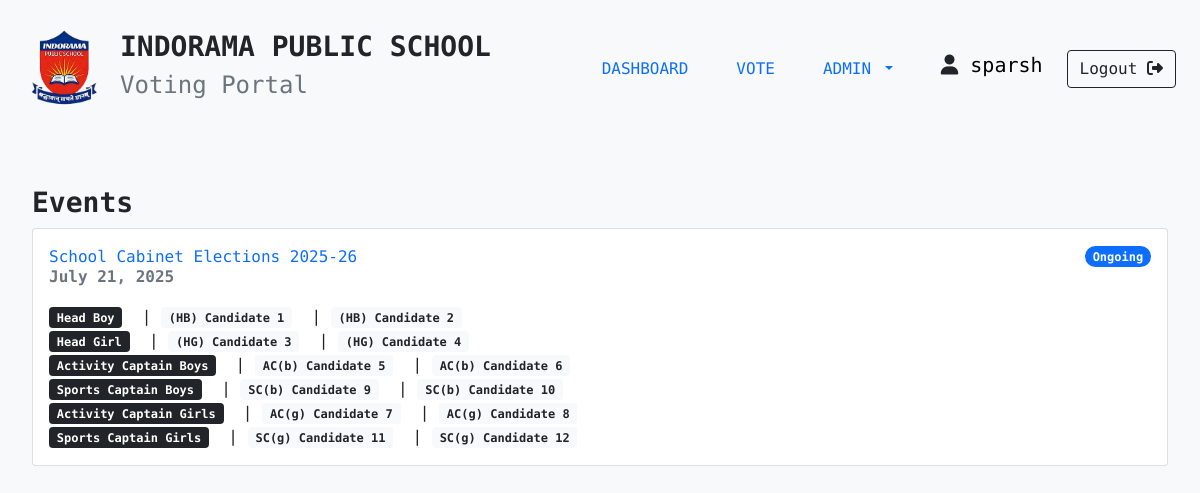
The page /results/ (signed in) on the database its author committed.
### apps/vote/models.py (models this page shows, shortened)
class Event(models.Model):
    EventID = models.AutoField(primary_key=True)
    Date = models.DateField()
    EventName = models.TextField()

class Category(models.Model):
    Event = models.ForeignKey(Event, on_delete=models.CASCADE, null=True)
    CategoryName = models.TextField()
    def __str__(self):
        return self.CategoryName

class Option(models.Model):
    OptionID = models.AutoField(primary_key=True)
    OptionEvent = models.ForeignKey(Event, on_delete=models.CASCADE)
    OpitonCategory = models.ForeignKey(Category, on_delete=models.CASCADE)
    OptionName = models.TextField()
    OptionImage = models.ImageField(upload_to="OptionImages", blank=True, null=True)
    Votes = models.IntegerField(default=0)

### apps/results/views.py (the view)
# urls.py: path("results/", include("apps.results.urls")),
@login_required(login_url="/login")
def results(request):
    if not (request.user.is_staff or request.user.is_superuser):
        return HttpResponse(
            """<h3 style="text-align: center;">403 Forbidden</h3>
            <h4 style="text-align: center;">Missing required permissions.</h4>"""
        )
    params = {}
    events = Event.objects.all()
    for event in events:
        params[event] = {}
        categorys = Category.objects.filter(Event=event)
        for category in categorys:
            options = Option.objects.filter(OpitonCategory=category)
            params[event].update({category: options})
    return render(request, "results/results.html", {"params":params})

### templates/results/results.html (shortened to what this page needs)
{% extends 'bases/base.html' %}
{% load static %}
{% block content %}
<div class="page">
    <label for="event_name" class="form-label h3 fw-bold">Events</label>
    <div>
        {% for event, values in params.items %}
            <div class="card">
              <div class="card-body">
                <a href="/results/{{ event.EventName }}" class="card-title text-decoration-none" aria-current="true">
                  <div class="d-flex justify-content-between align-items-center">
                    <span>{{ event.EventName }}</span>
                    <span class="badge bg-primary rounded-pill">Ongoing</span>
                  </div>
                  <p class="card-subtitle fw-bold text-muted">{{ event.Date }}</p>
                </a>
                <div class="mt-3">
                  {% for category, options in values.items %}
                    <span class="badge bg-dark">{{ category }}</span>
                    {% for option in options %}
                        &nbsp|&nbsp<span class="badge bg-light text-dark">{{ option.OptionName }}</span>
                    {% endfor %}
                    <br>
                  {% endfor %}
                </div>
              </div>
            </div>
        {% endfor %}
    </div>
</div>
{% endblock content %}

### templates/includes/navbar.html (shortened to what this page needs)
{% load static %}
<nav class="navbar navbar-expand-lg bg-light">
  <div class="container-fluid px-4 py-3">
    <div class="navbar-brand d-flex align-items-center">
      <a href="/"><img src="{% static 'images/logo(1).png' %}" alt="logo" srcset="" style="height: 5rem;"></a>
      <div class="mx-3">
        <h3 class="fw-bold">INDORAMA PUBLIC SCHOOL</h3>
        <h4 class="text-muted">Voting Portal</h4>
      </div>
    </div>
    {% if user.is_authenticated %}
    <div class="collapse navbar-collapse" id="navbarSupportedContent">
      <ul class="navbar-nav ms-auto mb-2 mb-lg-0">
        <li class="nav-item mx-3">
          <a class="nav-link" href="/dashboard">DASHBOARD</a>
        </li>
        <li class="nav-item mx-3">
          <a class="nav-link {% if request.user.is_staff and not request.user.is_superuser %}disabled{% endif %}" href="/vote/">VOTE</a>
        </li>
        <li class="nav-item dropdown mx-3">
          <a class="nav-link dropdown-toggle" href="#" id="navbarDropdown" role="button" data-bs-toggle="dropdown" aria-expanded="false">
            ADMIN
          </a>
        </li>
      </ul>
      <div class="user-name d-flex mx-4 my-4">
        <h5><i class="fa-solid fa-user"></i> <a href="/dashboard", style="text-decoration: none; color: black;">{{ user }}</a></h5>
      </div>
      </div>
        <a href="{% url 'logout' %}" class="btn btn-outline-dark">Logout <i class="fa-solid fa-right-from-bracket"></i></a>
      </div>
    {% else %}
      <a href="/login" class="btn btn-outline-dark">Login <i class="fa-solid fa-right-from-bracket"></i></a>
    {% endif %}
</nav>

### static/css/global.css (style rules this page uses)
.page { padding: 3rem 2rem; }

### rows shown on the page
Event: EventName "School Cabinet Elections 2025-26", Date "July 21, 2025"
Category: CategoryName "Head Boy"
Option: OptionName "(HB) Candidate 1"
Option: OptionName "(HB) Candidate 2"
Category: CategoryName "Head Girl"
Option: OptionName "(HG) Candidate 3"
Option: OptionName "(HG) Candidate 4"
Category: CategoryName "Activity Captain Boys"
Option: OptionName "AC(b) Candidate 5"
Option: OptionName "AC(b) Candidate 6"
Category: CategoryName "Sports Captain Boys"
Option: OptionName "SC(b) Candidate 9"
Option: OptionName "SC(b) Candidate 10"
Category: CategoryName "Activity Captain Girls"
Option: OptionName "AC(g) Candidate 7"
Option: OptionName "AC(g) Candidate 8"
Category: CategoryName "Sports Captain Girls"
Option: OptionName "SC(g) Candidate 11"
Option: OptionName "SC(g) Candidate 12"

### other values the page prints
{{ user }} "sparsh"
